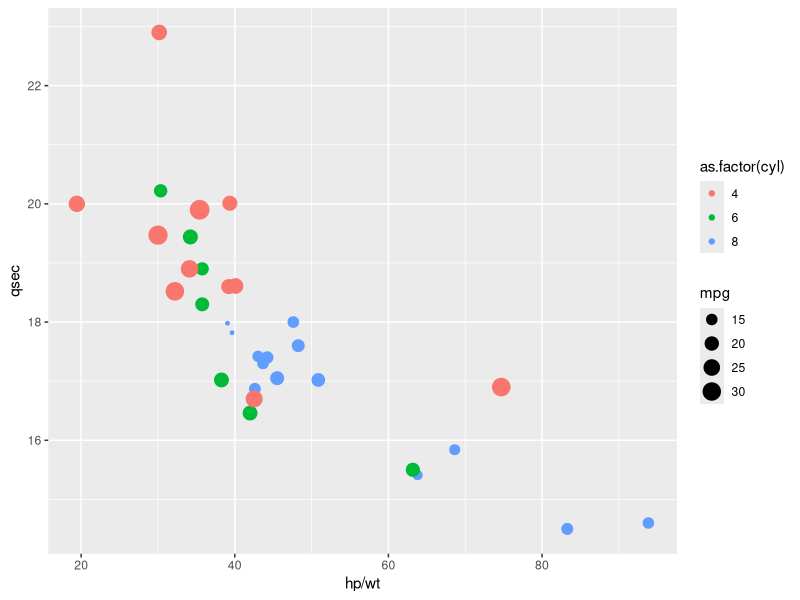

Reproduce this figure in R.
#Simon Liles
#2/19/2021
#LIS 4317

# Load necessary libraries
library(ggplot2)

#Save data set
myCars <- mtcars

#Explore the data set
str(myCars)

#Plot 1: wt vs hp vs cyl vs qsec
ggplot(myCars, aes(x = hp/wt, y = qsec, color = as.factor(cyl), size = mpg)) +
  geom_point()
